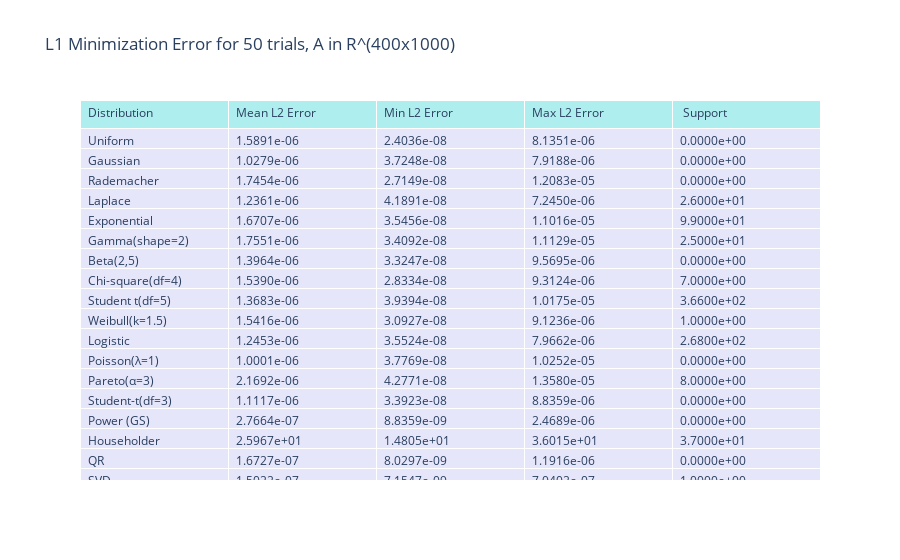
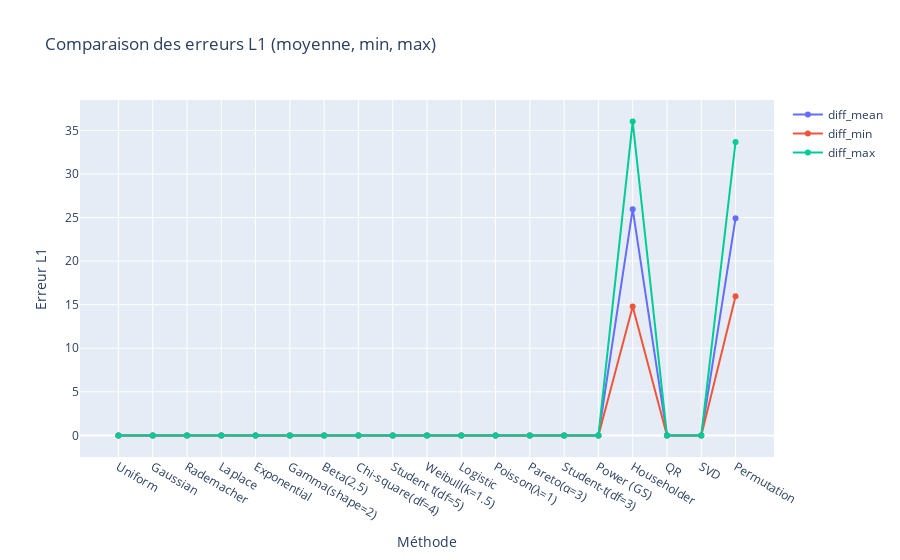
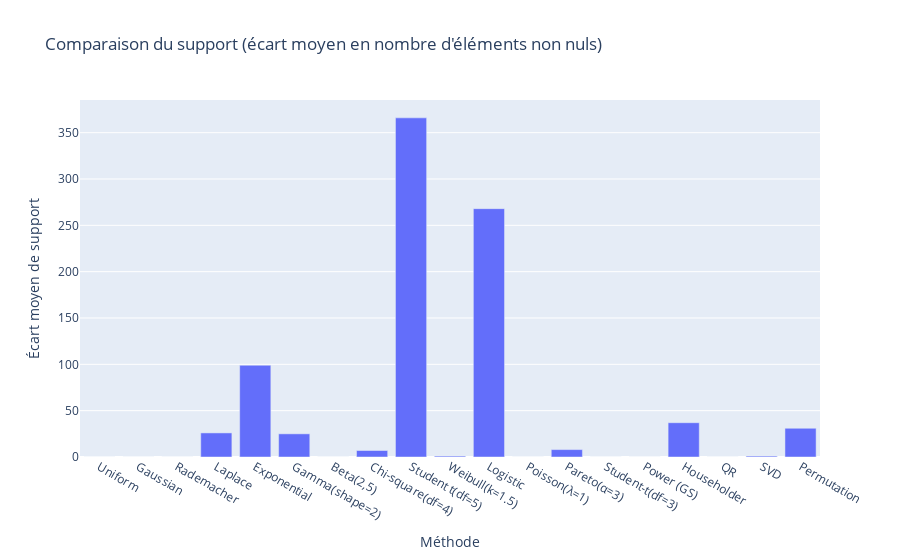

Here is the notebook cell these charts were saved with, in order:
### Code cell
# m de l'ordre de slog(n/s) snbre de composantes nulles
solv.sol_l1(n=1000, m=400, num_trials=50, pour_sparce=5)

### Figure 1 — Plotly figure (JSON) as saved in the notebook; plotly's stock layout.template omitted (floating-point values rounded to 4 significant figures)
{"data": [{"cells": {"align": "left", "fill": {"color": "lavender"}, "values": [["Uniform", "Gaussian", "Rademacher", "Laplace", "Exponential", "Gamma(shape=2)", "Beta(2,5)", "Chi-square(df=4)", "Student t(df=5)", "Weibull(k=1.5)", "Logistic", "Poisson(λ=1)", "Pareto(α=3)", "Student-t(df=3)", "Power (GS)", "Householder", "QR", "SVD", "Permutation"], ["1.5891e-06", "1.0279e-06", "1.7454e-06", "1.2361e-06", "1.6707e-06", "1.7551e-06", "1.3964e-06", "1.5390e-06", "1.3683e-06", "1.5416e-06", "1.2453e-06", "1.0001e-06", "2.1692e-06", "1.1117e-06", "2.7664e-07", "2.5967e+01", "1.6727e-07", "1.5022e-07", "2.4918e+01"], ["2.4036e-08", "3.7248e-08", "2.7149e-08", "4.1891e-08", "3.5456e-08", "3.4092e-08", "3.3247e-08", "2.8334e-08", "3.9394e-08", "3.0927e-08", "3.5524e-08", "3.7769e-08", "4.2771e-08", "3.3923e-08", "8.8359e-09", "1.4805e+01", "8.0297e-09", "7.1547e-09", "1.5971e+01"], ["8.1351e-06", "7.9188e-06", "1.2083e-05", "7.2450e-06", "1.1016e-05", "1.1129e-05", "9.5695e-06", "9.3124e-06", "1.0175e-05", "9.1236e-06", "7.9662e-06", "1.0252e-05", "1.3580e-05", "8.8359e-06", "2.4689e-06", "3.6015e+01", "1.1916e-06", "7.0402e-07", "3.3685e+01"], ["0.0000e+00", "0.0000e+00", "0.0000e+00", "2.6000e+01", "9.9000e+01", "2.5000e+01", "0.0000e+00", "7.0000e+00", "3.6600e+02", "1.0000e+00", "2.6800e+02", "0.0000e+00", "8.0000e+00", "0.0000e+00", "0.0000e+00", "3.7000e+01", "0.0000e+00", "1.0000e+00", "3.1000e+01"]]}, "header": {"align": "left", "fill": {"color": "paleturquoise"}, "values": ["Distribution", "Mean L2 Error", "Min L2 Error", "Max L2 Error", " Support"]}, "type": "table"}], "layout": {"title": {"text": "L1 Minimization Error for 50 trials, A in R^(400x1000)"}}}

### Figure 2 — Plotly figure (JSON) as saved in the notebook; plotly's stock layout.template omitted (floating-point values rounded to 4 significant figures)
{"data": [{"name": "diff_mean", "type": "scatter", "x": ["Uniform", "Gaussian", "Rademacher", "Laplace", "Exponential", "Gamma(shape=2)", "Beta(2,5)", "Chi-square(df=4)", "Student t(df=5)", "Weibull(k=1.5)", "Logistic", "Poisson(λ=1)", "Pareto(α=3)", "Student-t(df=3)", "Power (GS)", "Householder", "QR", "SVD", "Permutation"], "y": [1.589e-06, 1.028e-06, 1.745e-06, 1.236e-06, 1.671e-06, 1.755e-06, 1.396e-06, 1.539e-06, 1.368e-06, 1.542e-06, 1.245e-06, 1e-06, 2.169e-06, 1.112e-06, 2.766e-07, 25.97, 1.673e-07, 1.502e-07, 24.92]}, {"name": "diff_min", "type": "scatter", "x": ["Uniform", "Gaussian", "Rademacher", "Laplace", "Exponential", "Gamma(shape=2)", "Beta(2,5)", "Chi-square(df=4)", "Student t(df=5)", "Weibull(k=1.5)", "Logistic", "Poisson(λ=1)", "Pareto(α=3)", "Student-t(df=3)", "Power (GS)", "Householder", "QR", "SVD", "Permutation"], "y": [2.404e-08, 3.725e-08, 2.715e-08, 4.189e-08, 3.546e-08, 3.409e-08, 3.325e-08, 2.833e-08, 3.939e-08, 3.093e-08, 3.552e-08, 3.777e-08, 4.277e-08, 3.392e-08, 8.836e-09, 14.8, 8.03e-09, 7.155e-09, 15.97]}, {"name": "diff_max", "type": "scatter", "x": ["Uniform", "Gaussian", "Rademacher", "Laplace", "Exponential", "Gamma(shape=2)", "Beta(2,5)", "Chi-square(df=4)", "Student t(df=5)", "Weibull(k=1.5)", "Logistic", "Poisson(λ=1)", "Pareto(α=3)", "Student-t(df=3)", "Power (GS)", "Householder", "QR", "SVD", "Permutation"], "y": [8.135e-06, 7.919e-06, 1.208e-05, 7.245e-06, 1.102e-05, 1.113e-05, 9.569e-06, 9.312e-06, 1.017e-05, 9.124e-06, 7.966e-06, 1.025e-05, 1.358e-05, 8.836e-06, 2.469e-06, 36.01, 1.192e-06, 7.04e-07, 33.68]}], "layout": {"title": {"text": "Comparaison des erreurs L1 (moyenne, min, max)"}, "xaxis": {"title": {"text": "Méthode"}}, "yaxis": {"title": {"text": "Erreur L1"}}}}

### Figure 3 — Plotly figure (JSON) as saved in the notebook; plotly's stock layout.template omitted (floating-point values rounded to 4 significant figures)
{"data": [{"name": "Mean Support Difference", "type": "bar", "x": ["Uniform", "Gaussian", "Rademacher", "Laplace", "Exponential", "Gamma(shape=2)", "Beta(2,5)", "Chi-square(df=4)", "Student t(df=5)", "Weibull(k=1.5)", "Logistic", "Poisson(λ=1)", "Pareto(α=3)", "Student-t(df=3)", "Power (GS)", "Householder", "QR", "SVD", "Permutation"], "y": [0, 0, 0, 26, 99, 25, 0, 7, 366, 1, 268, 0, 8, 0, 0, 37, 0, 1, 31]}], "layout": {"title": {"text": "Comparaison du support (écart moyen en nombre d'éléments non nuls)"}, "xaxis": {"title": {"text": "Méthode"}}, "yaxis": {"title": {"text": "Écart moyen de support"}}}}
